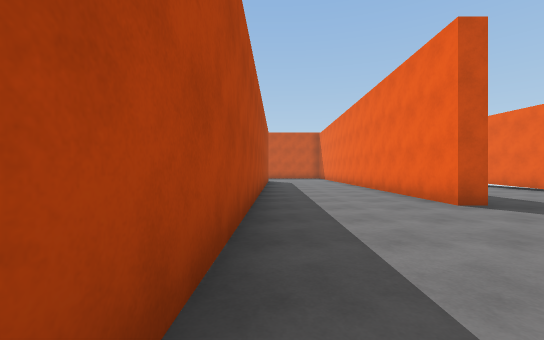
[1] (above)

22 first-person views from a walk through a Unity game level. The camera is 1.2 m above the floor, looks level and sees 90° across. The floor is counted in squares, 2 m on a side. Each view is taken from the middle of a square. On the plan, view 1 faces up. The plan holds only what a view shows up to about 9 squares ahead; the rest is blank. The place goes on beyond the plan.

[2]
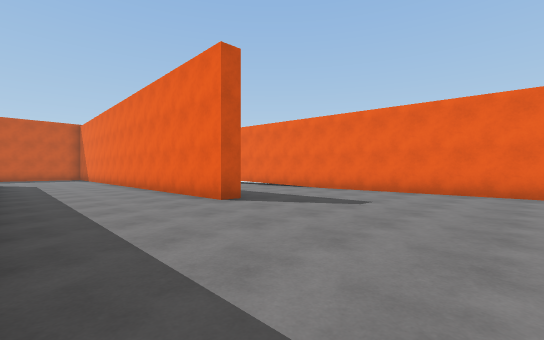

[3]
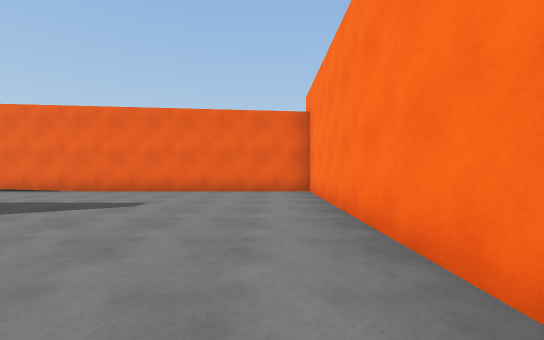

[4]
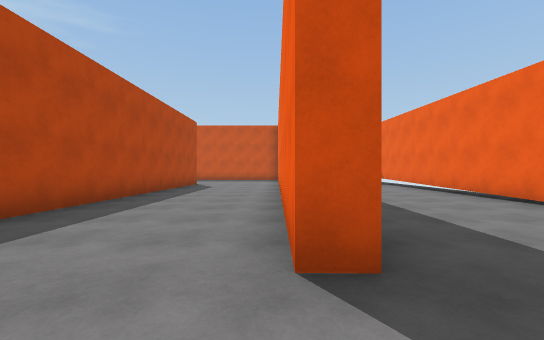

[5]
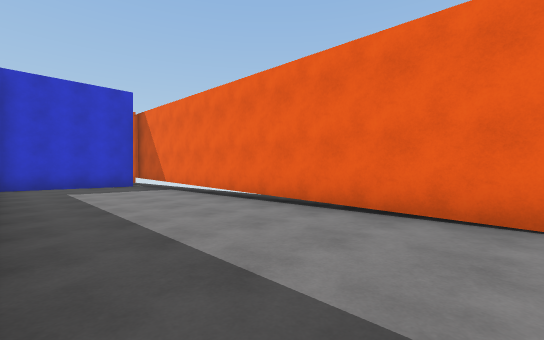

[6]
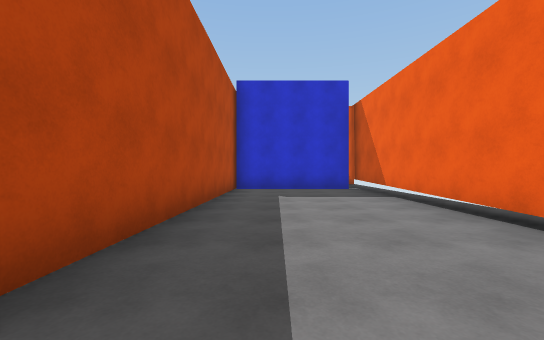

[7]
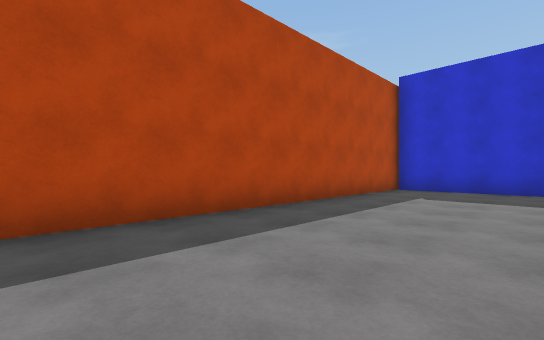

[8]
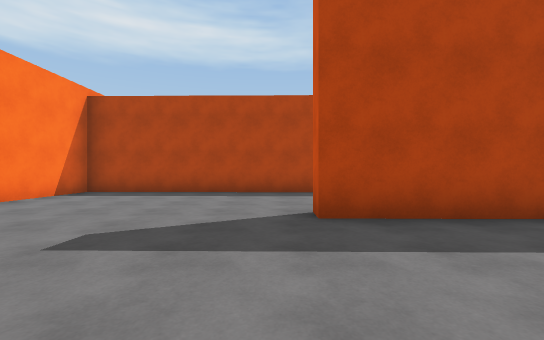

[9]
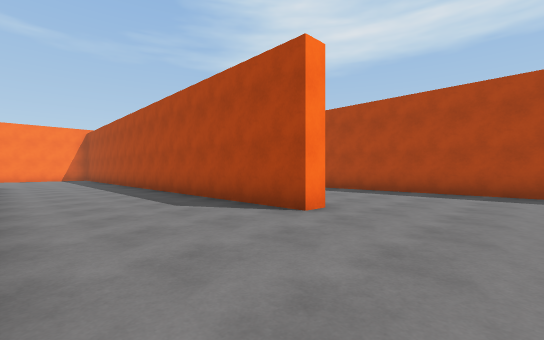

[10]
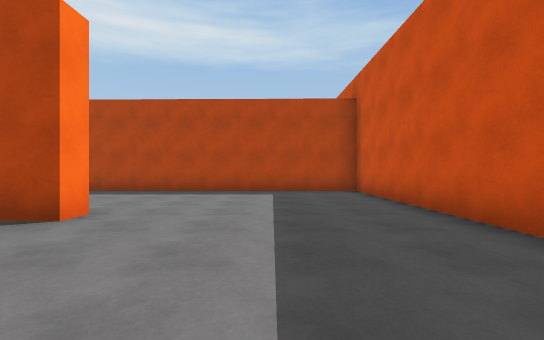

[11]
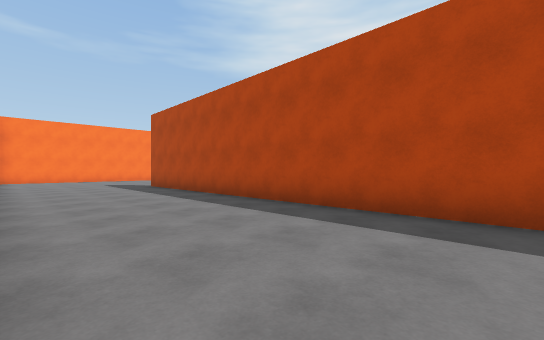

[12]
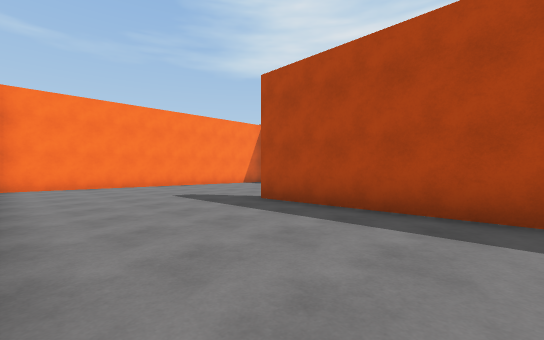

[13]
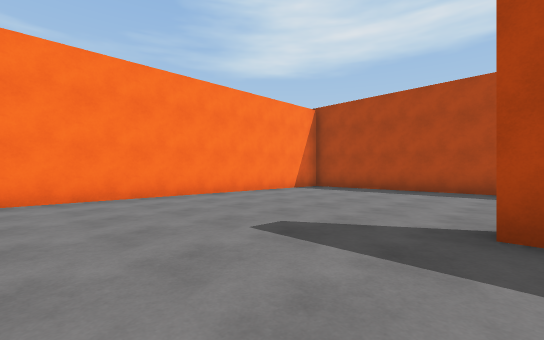

[14]
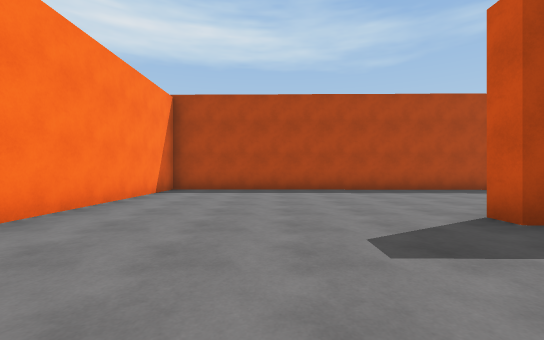

[15]
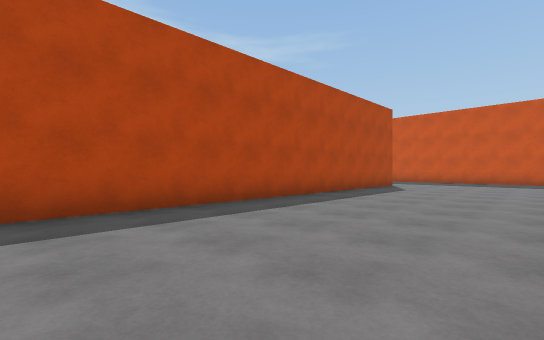

[16]
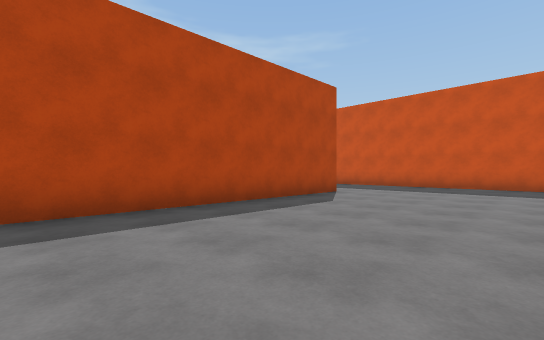

[17]
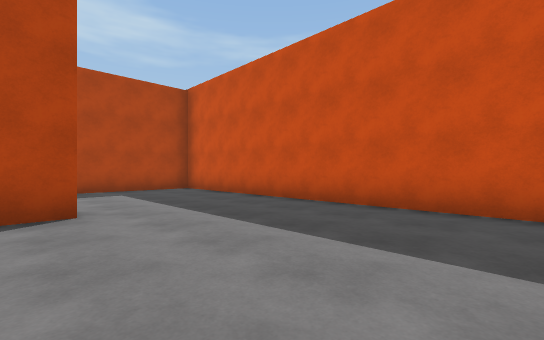

[18]
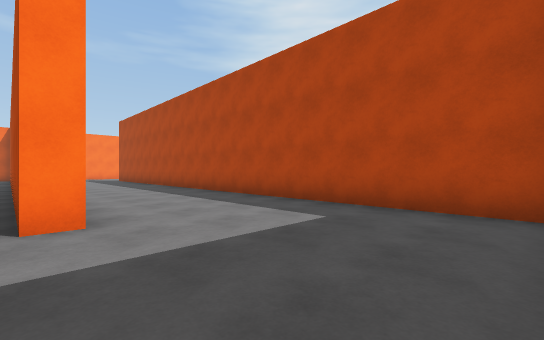

[19]
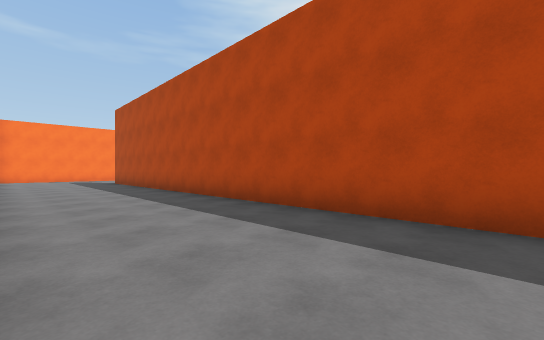

[20]
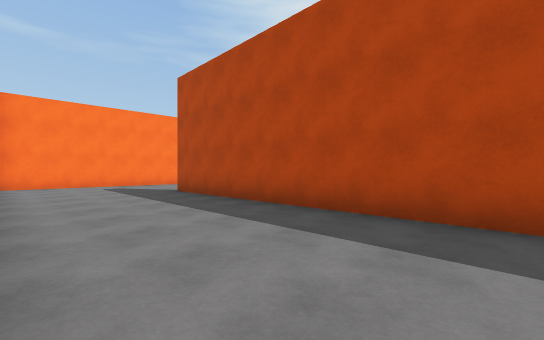

[21]
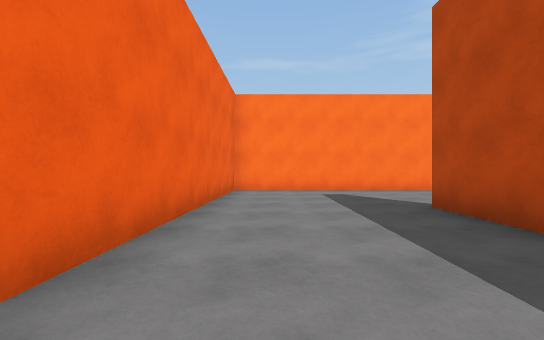

[22]
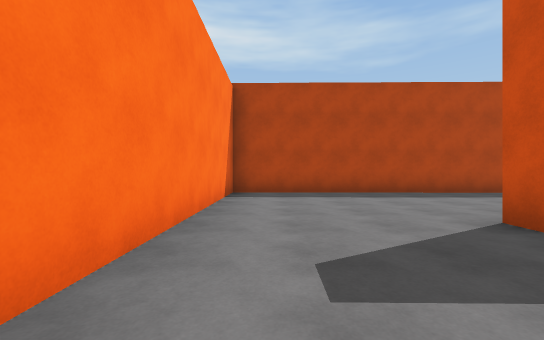

### Floor plan
Ten units are one square. View 1 is at (0, 0); x grows to the right and y downward. Boxes are objects, and circles mark ways between rooms. Rooms are numbered by the first view taken in them; rooms with no view inside come last. Other rooms are left out.
<svg viewBox="-198 -199 279 214">
<path fill="none" stroke="#000" d="M-3 -96 -4 10 76 10 76 -170M38 -169 36 -46 31 -46 32 -94M75 -166 39 -166M-107 -157 -101 -157 -104 10 -10 10M-8 -145 -2 -145 -3 -96M-60 -194 -143 -194 -146 -26 -152 -26M-192 -62 -193 10 -109 10 -108 -58M32 -94 32 -106M6 -194 -47 -194 -50 -47 -55 -47"/>
<circle cx="20" cy="-90" r="3" fill="#2a7"/>
<text x="40" y="-60">1</text>
<text x="-90" y="-100">2</text>
</svg>
Room 1 opens to room 2.

Where each view was taken, in squares from view 1:
view 1: 0 up, 0 right, facing up
view 2: 0 up, 0 right, facing up-right
view 3: 0 up, 0 right, facing right
view 4: 3 up, 3 right, facing up
view 5: 6 up, 4 right, facing up-right
view 6: 8 up, 5 right, facing up
view 7: 8 up, 7 right, facing up-left
view 8: 4 up, 7 right, facing left
view 9: 17 up, 3 right, facing down-left
view 10: 17 up, 3 right, facing left
view 11: 15 up, 1 left, facing down-left
view 12: 9 up, 1 left, facing down-left
view 13: 5 up, 2 left, facing down-left
view 14: 2 up, 2 left, facing left
view 15: 5 up, 6 left, facing up-left
view 16: 9 up, 6 left, facing up-left
view 17: 15 up, 6 left, facing up-left
view 18: 19 up, 10 left, facing down-left
view 19: 16 up, 11 left, facing down-left
view 20: 10 up, 11 left, facing down-left
view 21: 7 up, 12 left, facing down
view 22: 0 up, 12 left, facing left
